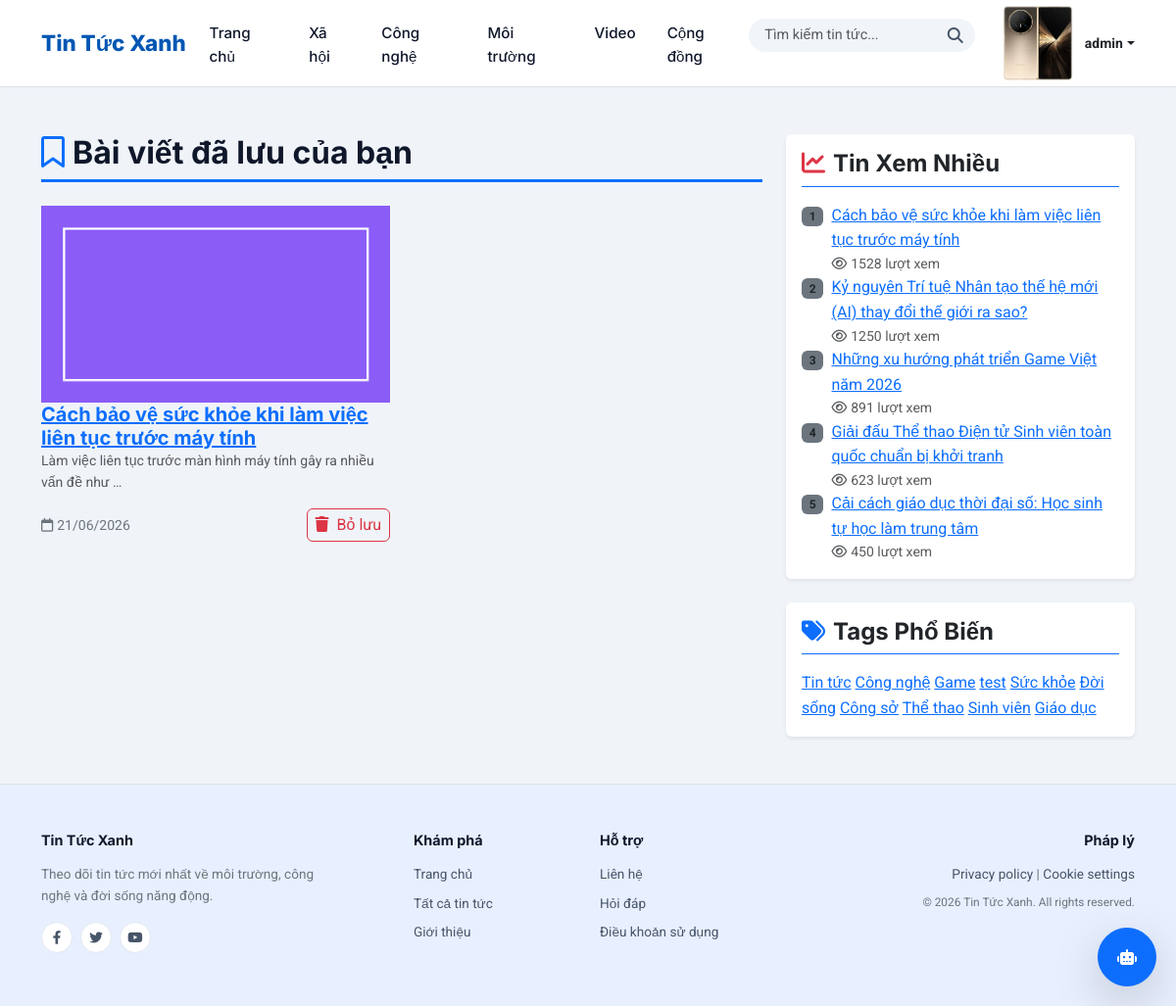
The page /saved/ (signed in) on the database its author committed.
### news/models.py (models this page shows, shortened)
class Profile(models.Model):
    user = models.OneToOneField(User, on_delete=models.CASCADE, related_name='profile')
    avatar = models.ImageField(upload_to='avatars/', default='avatars/default.png', blank=True)
    display_name = models.CharField(max_length=100, blank=True)
    created_at = models.DateTimeField(auto_now_add=True)

class Article(models.Model):
    title = models.CharField(max_length=200, verbose_name="Tiêu đề")
    slug = models.SlugField(unique=True, blank=True, max_length=250)
    thumbnail = models.ImageField(upload_to='thumbnails/', verbose_name="Ảnh đại diện")
    content = models.TextField(verbose_name="Nội dung")
    author = models.ForeignKey(User, on_delete=models.CASCADE, verbose_name="Tác giả")
    tags = models.CharField(max_length=200, help_text="Phân tách các tag bằng dấu phẩy (ví dụ: Công nghệ, AI, Game)")
    views = models.PositiveIntegerField(default=0, verbose_name="Lượt xem")
    is_featured = models.BooleanField(default=False, verbose_name="Tin nổi bật")
    created_at = models.DateTimeField(auto_now_add=True, verbose_name="Ngày tạo")
    updated_at = models.DateTimeField(auto_now=True, verbose_name="Ngày cập nhật")
    likes = models.ManyToManyField(User, related_name='liked_articles', blank=True, verbose_name="Lượt thích")
    saves = models.ManyToManyField(User, related_name='saved_articles', blank=True, verbose_name="Đã lưu")
    class Meta:
        ordering = ['-created_at']
    @property
    def tag_list(self):
        return [tag.strip() for tag in self.tags.split(',') if tag.strip()]

### news/views.py (the view)
# urls.py: path('saved/', views.saved_articles, name='saved_articles'),
@login_required
def saved_articles(request):
    articles = request.user.saved_articles.all()
    most_viewed = Article.objects.order_by('-views')[:5]
    popular_tags = get_popular_tags()
    context = {
        'articles': articles,
        'most_viewed': most_viewed,
        'popular_tags': popular_tags,
    }
    return render(request, 'saved_articles.html', context)

### news/views.py (called while the page is built)
def get_popular_tags():
    all_articles = Article.objects.all()
    tag_counts = {}
    for art in all_articles:
        for tag in art.tag_list:
            tag_counts[tag] = tag_counts.get(tag, 0) + 1
    sorted_tags = sorted(tag_counts.items(), key=lambda x: x[1], reverse=True)
    return [t[0] for t in sorted_tags[:10]]

### templates/saved_articles.html (shortened to what this page needs)
{% extends 'base.html' %}
{% block content %}
<div class="container py-4">
    <div class="row">
        <div class="col-lg-8">
            <h2 class="border-bottom border-primary border-3 pb-2 mb-4">
                <i class="fa-regular fa-bookmark text-primary me-2"></i>Bài viết đã lưu của bạn
            </h2>
            <div class="row g-4">
                {% for art in articles %}
                <div class="col-md-6">
                    <div class="news-card">
                        <a href="{% url 'article_detail' slug=art.slug %}">
                            <img src="{{ art.thumbnail.url }}" class="card-img-top" alt="{{ art.title }}">
                        </a>
                        <div class="card-body">
                            <h5 class="card-title">
                                <a href="{% url 'article_detail' slug=art.slug %}">{{ art.title }}</a>
                            </h5>
                            <p class="card-text text-muted small">{{ art.content|striptags|truncatewords:15 }}</p>
                            <div class="d-flex justify-content-between align-items-center mt-3">
                                <span class="text-secondary small"><i class="fa-regular fa-calendar me-1"></i>{{ art.created_at|date:"d/m/Y" }}</span>
                                <a href="{% url 'save_article' slug=art.slug %}" class="btn btn-outline-danger btn-xs py-1 px-2 small">
                                    <i class="fa-solid fa-trash me-1"></i> Bỏ lưu
                                </a>
                            </div>
                        </div>
                    </div>
                </div>
                {% endfor %}
            </div>
        </div>
        <div class="col-lg-4">
            <div class="card mb-4 border-0 shadow-sm">
                <div class="card-body">
                    <h4 class="card-title border-bottom border-primary pb-2 mb-3">
                        <i class="fa-solid fa-chart-line text-danger me-2"></i>Tin Xem Nhiều
                    </h4>
                    <div class="sidebar-list">
                        {% for art in most_viewed %}
                        <div class="sidebar-list-item">
                            <div class="d-flex align-items-start">
                                <span class="badge bg-secondary text-dark me-2 mt-1">{{ forloop.counter }}</span>
                                <div>
                                    <a href="{% url 'article_detail' slug=art.slug %}" class="sidebar-link d-block">
                                        {{ art.title }}
                                    </a>
                                    <span class="text-muted small"><i class="fa-regular fa-eye me-1"></i>{{ art.views }} lượt xem</span>
                                </div>
                            </div>
                        </div>
                        {% empty %}
                        <p class="text-muted">Chưa có bài viết nào.</p>
                        {% endfor %}
                    </div>
                </div>
            </div>
            <div class="card border-0 shadow-sm">
                <div class="card-body">
                    <h4 class="card-title border-bottom border-primary pb-2 mb-3">
                        <i class="fa-solid fa-tags text-primary me-2"></i>Tags Phổ Biến
                    </h4>
                    <div>
                        {% for tag in popular_tags %}
                            <a href="{% url 'article_list' %}?tag={{ tag }}" class="tag-badge">{{ tag }}</a>
                        {% empty %}
                        <p class="text-muted">Chưa có tag nào.</p>
                        {% endfor %}
                    </div>
                </div>
            </div>
        </div>
    </div>
</div>
{% endblock %}

### templates/base.html (shortened to what this page needs)
{% load static %}
{% load markdown_extras %}
<!DOCTYPE html>
<html lang="vi">
<head>
    <link href="https://cdn.jsdelivr.net/npm/bootstrap@5.3.0/dist/css/bootstrap.min.css" rel="stylesheet">
    <link rel="stylesheet" href="https://cdnjs.cloudflare.com/ajax/libs/font-awesome/6.4.0/css/all.min.css">
    <link rel="stylesheet" href="{% static 'css/style.css' %}">
</head>
<body>
    <nav class="navbar navbar-expand-lg border-bottom sticky-top py-1">
        <div class="container">
            <a class="navbar-brand d-flex align-items-center" href="{% url 'home' %}">
                Tin Tức Xanh
            </a>
            <div class="collapse navbar-collapse" id="navbarSupportedContent">
                <ul class="navbar-nav mx-auto mb-2 mb-lg-0 gap-3">
                    <li class="nav-item">
                        <a class="nav-link {% if request.resolver_match.url_name == 'home' %}active{% endif %}" href="{% url 'home' %}">Trang chủ</a>
                    </li>
                    <li class="nav-item">
                        <a class="nav-link {% if request.GET.tag == 'Xã hội' %}active{% endif %}" href="{% url 'article_list' %}?tag=Xã hội">Xã hội</a>
                    </li>
                    <li class="nav-item">
                        <a class="nav-link {% if request.GET.tag == 'Công nghệ' %}active{% endif %}" href="{% url 'article_list' %}?tag=Công nghệ">Công nghệ</a>
                    </li>
                    <li class="nav-item">
                        <a class="nav-link {% if request.GET.tag == 'Môi trường' %}active{% endif %}" href="{% url 'article_list' %}?tag=Môi trường">Môi trường</a>
                    </li>
                    <li class="nav-item">
                        <a class="nav-link {% if request.GET.tag == 'Video' %}active{% endif %}" href="{% url 'article_list' %}?tag=Video">Video</a>
                    </li>
                    <li class="nav-item">
                        <a href="{% url 'blog_list' %}" class="nav-link">Cộng đồng</a>
                    </li>
                </ul>
                <div class="d-flex align-items-center gap-4">
                    <form action="{% url 'search_results' %}" method="GET" class="d-flex">
                        <input class="form-control header-search" type="search" placeholder="Tìm kiếm tin tức..." aria-label="Search" name="q" value="{{ query|default:'' }}">
                        <button class="btn header-search-btn" type="submit">
                            <i class="fa-solid fa-magnifying-glass"></i>
                        </button>
                    </form>
                    {% if user.is_authenticated %}
                        <div class="dropdown">
                            <a class="d-flex align-items-center dropdown-toggle text-decoration-none text-dark" href="#" id="navbarDropdown" role="button" data-bs-toggle="dropdown" aria-expanded="false">
                                <img style="width: 80px; height: 80px; object-fit: cover;" src="{{ user.profile.avatar.url }}" alt="avatar" class="avatar-nav me-2">
                                <span class="fw-bold small">{{ user.profile.display_name|default:user.username }}</span>
                            </a>
                        </div>
                    {% else %}
                        <a class="btn btn-primary" href="{% url 'login' %}">Đăng nhập</a>
                    {% endif %}
                </div>
            </div>
        </div>
    </nav>
    <main class="py-4">
        {% block content %}{% endblock %}
    </main>
    <footer class="custom-footer py-5 border-top">
        <div class="container">
            <div class="row">
                <div class="col-md-4 mb-4 mb-md-0">
                    <h6 class="fw-bold">Tin Tức Xanh</h6>
                    <p class="text-secondary mb-3" style="max-width: 300px;">Theo dõi tin tức mới nhất về môi trường, công nghệ và đời sống năng động.</p>
                    <div class="d-flex gap-2">
                        <a href="#" class="social-circle-btn"><i class="fa-brands fa-facebook-f"></i></a>
                        <a href="#" class="social-circle-btn"><i class="fa-brands fa-twitter"></i></a>
                        <a href="#" class="social-circle-btn"><i class="fa-brands fa-youtube"></i></a>
                    </div>
                </div>
                <div class="col-md-2 mb-4 mb-md-0">
                    <h6>Khám phá</h6>
                    <ul class="list-unstyled d-flex flex-column gap-2">
                        <li><a href="{% url 'home' %}">Trang chủ</a></li>
                        <li><a href="{% url 'article_list' %}">Tất cả tin tức</a></li>
                        <li><a href="{% url 'about' %}">Giới thiệu</a></li>
                    </ul>
                </div>
                <div class="col-md-2 mb-4 mb-md-0">
                    <h6>Hỗ trợ</h6>
                    <ul class="list-unstyled d-flex flex-column gap-2">
                        <li><a href="{% url 'about' %}">Liên hệ</a></li>
                        <li><a href="#">Hỏi đáp</a></li>
                        <li><a href="#">Điều khoản sử dụng</a></li>
                    </ul>
                </div>
                <div class="col-md-4 text-md-end">
                    <h6>Pháp lý</h6>
                    <p class="text-secondary mb-2"><a href="#">Privacy policy</a> | <a href="#">Cookie settings</a></p>
                    <p class="text-secondary small">&copy; 2026 Tin Tức Xanh. All rights reserved.</p>
                </div>
            </div>
        </div>
    </footer>
    <div class="assistant_btn">
        <button id="assistantToggle" class="btn btn-primary rounded-circle shadow-lg" style="width: 60px; height: 60px; position: fixed; bottom: 20px; right: 20px; z-index: 1000;">
            <i class="fa-solid fa-robot"></i>
        </button>
    </div>
</body>
</html>

### static/css/style.css (style rules this page uses)
:root { --primary-color: #0033A0; --primary-hover: #002280; --secondary-color: #E8F0FE; --accent-color: #F97316; --accent-hover: #EA580C; --text-dark: #0F172A; --text-muted: #475569; --bg-light: #F1F5F9; --card-shadow: 0 1px 3px rgba(0,0,0,0.05), 0 1px 2px rgba(0,0,0,0.1); --font-heading: 'Inter', sans-serif; --font-body: 'Roboto', sans-serif; }
body { font-family: var(--font-body); background-color: #F0F4F9; color: var(--text-dark); line-height: 1.6; }
h1, h2, h3, h4, h5, h6 { font-family: var(--font-heading); font-weight: 700; color: var(--text-dark); }
.navbar { background-color: #ffffff; box-shadow: 0 1px 3px rgba(0,0,0,0.02); }
.navbar-brand { font-family: var(--font-heading); font-weight: 800; font-size: 1.4rem; color: #0056B3 !important; }
.nav-link { font-family: var(--font-heading); font-weight: 500; font-size: 0.95rem; color: var(--text-dark); position: relative; padding-bottom: 4px; }
.header-search { background-color: #F1F5F9; border: none; border-radius: 20px 0 0 20px; padding-left: 1rem; font-size: 0.9rem; }
.header-search-btn { background-color: #F1F5F9; border: none; border-radius: 0 20px 20px 0; color: var(--text-muted); }
.custom-footer { background-color: #E8EFFE; color: #475569; font-size: 0.85rem; }
.custom-footer h6 { color: #0F172A; font-weight: 700; margin-bottom: 1rem; font-size: 0.9rem; }
.custom-footer a { color: #475569; text-decoration: none; }
.social-circle-btn { display: inline-flex; align-items: center; justify-content: center; width: 32px; height: 32px; border-radius: 50%; background-color: #ffffff; color: #475569; border: 1px solid #E2E8F0; transition: all 0.2s ease; }

### rows shown on the page
Article: thumbnail (picture), title "Cách bảo vệ sức khỏe khi làm việc liên tục trước máy tính", content "Làm việc liên tục trước màn hình máy tính gây ra nhiều vấn đề như …", created_at "21/06/2026", views "1528"
Article: title "Kỷ nguyên Trí tuệ Nhân tạo thế hệ mới (AI) thay đổi thế giới ra sao?", views "1250"
Article: title "Những xu hướng phát triển Game Việt năm 2026", views "891"
Article: title "Giải đấu Thể thao Điện tử Sinh viên toàn quốc chuẩn bị khởi tranh", views "623"
Article: title "Cải cách giáo dục thời đại số: Học sinh tự học làm trung tâm", views "450"
Article: popular_tags "Tin tức"
Article: popular_tags "test"

### other values the page prints
{{ user.profile.display_name|default:user.username }} "admin"
{{ tag }} "Công nghệ" "Game" "Sức khỏe" "Đời sống" "Công sở" "Thể thao" "Sinh viên" "Giáo dục"
